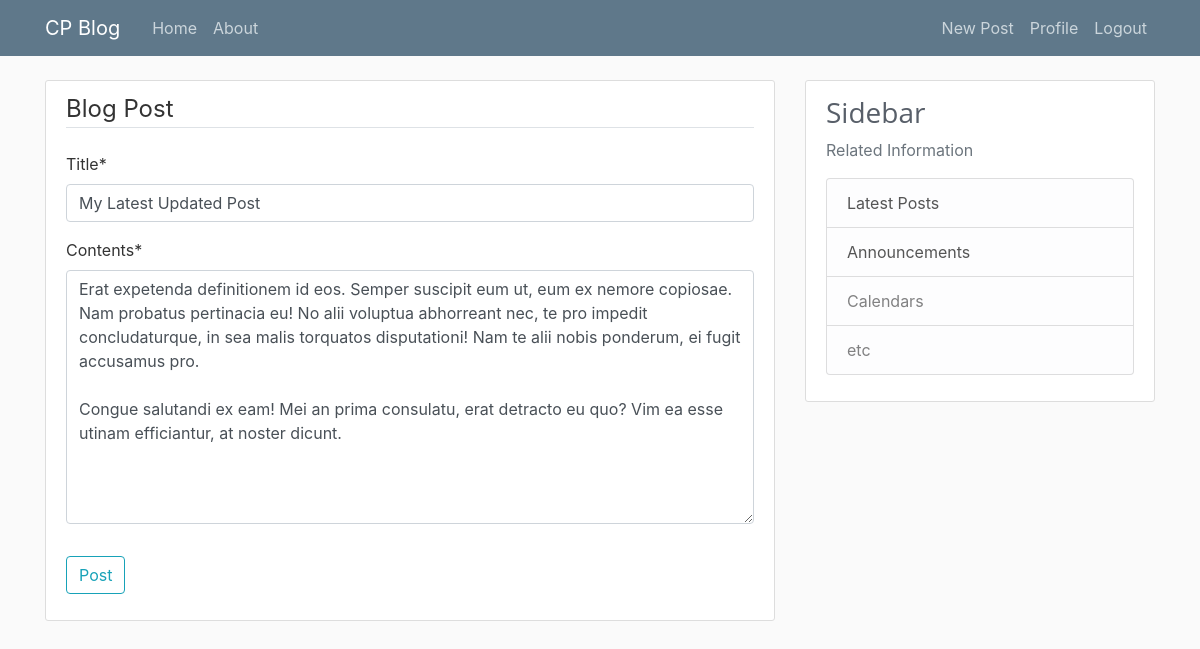
Screenshot of /post/35/update (signed in) with the database file from the repository.
### blog/models.py (models this page shows, shortened)
class Post(models.Model):
    title=models.CharField(max_length=100)
    contents=models.TextField()
    date_posted=models.DateTimeField(default=timezone.now) #remind donot pou now()
    author=models.ForeignKey(User,on_delete=models.CASCADE)

### blog/views.py (the view, shortened to what this page needs)
# urls.py: path('post/<int:pk>/update',PostUpdateView.as_view(),name='post_update'),
class PostUpdateView(LoginRequiredMixin,UserPassesTestMixin,UpdateView):
    model=Post
    success_url='/' #if you wan to redirect to another page
    fields=['title','contents']
    def test_func(self):
        post=self.get_object()
        if self.request.user==post.author:
            return True
        return False

### blog/templates/blog/post_form.html (shortened to what this page needs)
{%extends 'blog/base.html'%}
{% load crispy_forms_tags %}
{%block content%}
<div class='content-section'>
    <form action="" method="POST">
        <fieldset class='form-group'>
            <legend class="border-bottom mb-4">Blog Post</legend>
            {{form|crispy}}
        </fieldset>
        <div class="form-group">
            <button class='btn btn-outline-info' type="submit">Post</button>
        </div>
    </form>
</div>
{%endblock content%}

### blog/static/blog/main.css (style rules this page uses)
body { background: #fafafa; color: #333333; margin-top: 5rem; }
.content-section { background: #ffffff; padding: 10px 20px; border: 1px solid #dddddd; border-radius: 3px; margin-bottom: 20px; }

### rows the page displays
Post: title "My Latest Updated Post", contents "Erat expetenda definitionem id eos. Semper suscipit eum ut, eum ex nemore copiosae. Nam probatus pertinacia eu! No alii voluptua abhorreant nec, te pro impedit concludaturque, in sea malis torquatos disputationi! Nam te alii nobis ponderum, ei fugit accusamus pro. Congue salutandi ex eam! Mei an prima consulatu, erat detracto eu quo? Vim ea esse utinam efficiantur, at noster dicunt."
